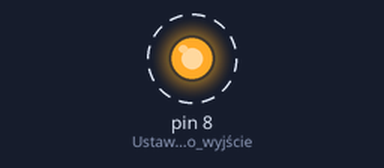
A sketch run on a simulated Arduino Uno, built with avr-gcc and run on an emulated ATmega328P. Shown: output pins drawn as LEDs (lit = HIGH). Dashed ring = blinking.

Above: at 0.5 s.
Timing chart, 0 to 3.0 s (numbered marks = the images above):
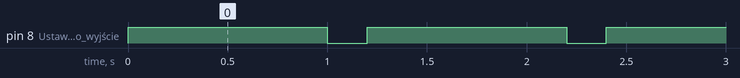

The sketch:

led_blink.ino
```cpp
void setup() {
  pinMode(8, OUTPUT);  // Ustaw pin D2 jako wyjście
}

void loop() {
  digitalWrite(8, HIGH); // Włącz LED
  delay(1000);            // Czekaj 0.5 sekundy
  digitalWrite(8, LOW);  // Wyłącz LED
  delay(200);            // Czekaj 0.5 sekundy
}
```

Measured:
- by itself, pin 8 (Ustaw_pin_D2_jako_wyjście): alternates HIGH for 1.0 s and LOW for 0.20 s
